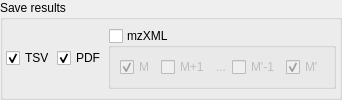
                      <widget class="QGroupBox" name="groupBox_3">
                       <property name="title">
                        <string>Save results</string>
                       </property>
                       <layout class="QGridLayout" name="gridLayout_39">
                        <property name="margin">
                         <number>3</number>
                        </property>
                        <property name="spacing">
                         <number>2</number>
                        </property>
                        <item row="0" column="2">
                         <widget class="QGroupBox" name="saveMZXML">
                          <property name="title">
                           <string>mzXML</string>
                          </property>
                          <property name="checkable">
                           <bool>true</bool>
                          </property>
                          <property name="checked">
                           <bool>false</bool>
                          </property>
                          <layout class="QHBoxLayout" name="horizontalLayout_5">
                           <item>
                            <widget class="QCheckBox" name="wm_ia">
                             <property name="text">
                              <string>M</string>
                             </property>
                             <property name="checked">
                              <bool>true</bool>
                             </property>
                            </widget>
                           </item>
                           <item>
                            <widget class="QCheckBox" name="wm_iap">
                             <property name="text">
                              <string>M+1</string>
                             </property>
                            </widget>
                           </item>
                           <item>
                            <widget class="QLabel" name="label_39">
                             <property name="text">
                              <string>...</string>
                             </property>
                            </widget>
                           </item>
                           <item>
                            <widget class="QCheckBox" name="wm_imb">
                             <property name="text">
                              <string>M'-1</string>
                             </property>
                            </widget>
                           </item>
                           <item>
                            <widget class="QCheckBox" name="wm_ib">
                             <property name="text">
                              <string>M'</string>
                             </property>
                             <property name="checked">
                              <bool>true</bool>
                             </property>
                            </widget>
                           </item>
                          </layout>
                         </widget>
                        </item>
                        <item row="0" column="1">
                         <widget class="QCheckBox" name="savePDF">
                          <property name="text">
                           <string>PDF</string>
                          </property>
                          <property name="checked">
                           <bool>true</bool>
                          </property>
                          <property name="tristate">
                           <bool>false</bool>
                          </property>
                         </widget>
                        </item>
                        <item row="0" column="0">
                         <widget class="QCheckBox" name="saveCSV">
                          <property name="text">
                           <string>TSV</string>
                          </property>
                          <property name="checked">
                           <bool>true</bool>
                          </property>
                          <property name="tristate">
                           <bool>false</bool>
                          </property>
                         </widget>
                        </item>
                       </layout>
                      </widget>
